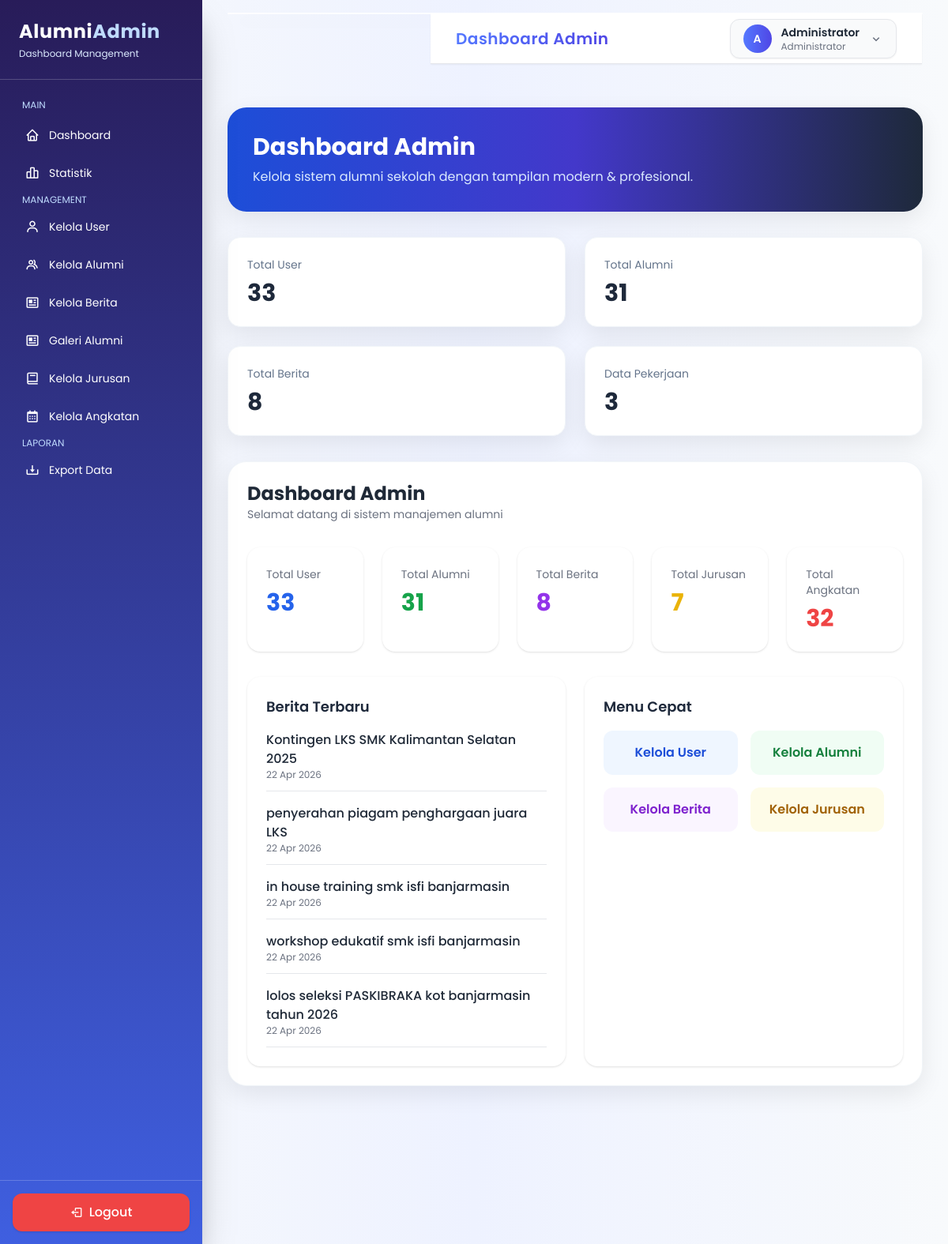
The page /dashboard_admin.php (signed in) on the database its author committed.
### tables this page shows
CREATE TABLE `berita` (
  `id` int NOT NULL,
  `judul` varchar(150) NOT NULL,
  `isi_berita` text NOT NULL,
  `gambar` varchar(255) DEFAULT NULL,
  `tanggal_post` datetime DEFAULT CURRENT_TIMESTAMP,
  `user_id` int NOT NULL
);

### pages/admin/home.php (the view)
<?php
$total_user = mysqli_fetch_row(mysqli_query($conn,
"SELECT COUNT(*) FROM user"))[0];
$total_alumni = mysqli_fetch_row(mysqli_query($conn,
"SELECT COUNT(*) FROM alumni"))[0];
$total_berita = mysqli_fetch_row(mysqli_query($conn,
"SELECT COUNT(*) FROM berita"))[0];
$total_jurusan = mysqli_fetch_row(mysqli_query($conn,
"SELECT COUNT(*) FROM jurusan"))[0];
$total_angkatan = mysqli_fetch_row(mysqli_query($conn,
"SELECT COUNT(*) FROM angkatan"))[0];
$berita = mysqli_query($conn,
"SELECT judul, tanggal_post
 FROM berita
 ORDER BY tanggal_post DESC
 LIMIT 5");
?>
<div class="space-y-8">
<div>
    <h1 class="text-2xl font-bold text-gray-800">
        Dashboard Admin
    </h1>
    <p class="text-gray-500 text-sm">
        Selamat datang di sistem manajemen alumni
    </p>
</div>
<div class="grid grid-cols-1 md:grid-cols-2 lg:grid-cols-5 gap-6">
    <div class="bg-white p-6 rounded-2xl shadow hover:shadow-lg transition">
        <p class="text-gray-500 text-sm">Total User</p>
        <h2 class="text-3xl font-bold text-blue-600 mt-2">
            <?= $total_user ?>
        </h2>
    </div>
    <div class="bg-white p-6 rounded-2xl shadow hover:shadow-lg transition">
        <p class="text-gray-500 text-sm">Total Alumni</p>
        <h2 class="text-3xl font-bold text-green-600 mt-2">
            <?= $total_alumni ?>
        </h2>
    </div>
    <div class="bg-white p-6 rounded-2xl shadow hover:shadow-lg transition">
        <p class="text-gray-500 text-sm">Total Berita</p>
        <h2 class="text-3xl font-bold text-purple-600 mt-2">
            <?= $total_berita ?>
        </h2>
    </div>
    <div class="bg-white p-6 rounded-2xl shadow hover:shadow-lg transition">
        <p class="text-gray-500 text-sm">Total Jurusan</p>
        <h2 class="text-3xl font-bold text-yellow-500 mt-2">
            <?= $total_jurusan ?>
        </h2>
    </div>
    <div class="bg-white p-6 rounded-2xl shadow hover:shadow-lg transition">
        <p class="text-gray-500 text-sm">Total Angkatan</p>
        <h2 class="text-3xl font-bold text-red-500 mt-2">
            <?= $total_angkatan ?>
        </h2>
    </div>
</div>
<div class="grid md:grid-cols-2 gap-6">
    <div class="bg-white p-6 rounded-2xl shadow">
        <h2 class="text-lg font-semibold mb-4">
            Berita Terbaru
        </h2>
        <div class="space-y-4">
        <?php while($row = mysqli_fetch_assoc($berita)): ?>
            <div class="border-b pb-3">
                <p class="font-medium text-gray-800">
                    <?= htmlspecialchars($row['judul']) ?>
                </p>
                <span class="text-xs text-gray-500">
                    <?= date('d M Y', strtotime($row['tanggal_post'])) ?>
                </span>
            </div>
        <?php endwhile; ?>
        </div>
    </div>
    <div class="bg-white p-6 rounded-2xl shadow">
        <h2 class="text-lg font-semibold mb-4">
            Menu Cepat
        </h2>
        <div class="grid grid-cols-2 gap-4">
            <a href="dashboard_admin.php?page=user"
               class="bg-blue-50 hover:bg-blue-100 p-4 rounded-xl text-center transition">
               <p class="font-semibold text-blue-700">Kelola User</p>
            </a>
            <a href="dashboard_admin.php?page=alumni"
               class="bg-green-50 hover:bg-green-100 p-4 rounded-xl text-center transition">
               <p class="font-semibold text-green-700">Kelola Alumni</p>
            </a>
            <a href="dashboard_admin.php?page=berita"
               class="bg-purple-50 hover:bg-purple-100 p-4 rounded-xl text-center transition">
               <p class="font-semibold text-purple-700">Kelola Berita</p>
            </a>
            <a href="dashboard_admin.php?page=jurusan"
               class="bg-yellow-50 hover:bg-yellow-100 p-4 rounded-xl text-center transition">
               <p class="font-semibold text-yellow-700">Kelola Jurusan</p>
            </a>
        </div>
    </div>
</div>
</div>

### dashboard_admin.php (style rules this page uses)
body { background: linear-gradient(to right,#f8fafc,#eef2ff,#f8fafc); }

### rows shown on the page
berita: judul "Kontingen LKS SMK Kalimantan Selatan 2025", tanggal_post "22 Apr 2026"
berita: judul "penyerahan piagam penghargaan juara LKS", tanggal_post "22 Apr 2026"
berita: judul "in house training smk isfi banjarmasin", tanggal_post "22 Apr 2026"
berita: judul "workshop edukatif smk isfi banjarmasin", tanggal_post "22 Apr 2026"
berita: judul "lolos seleksi PASKIBRAKA kot banjarmasin tahun 2026", tanggal_post "22 Apr 2026"

### other values the page prints
substr($_SESSION['fullname'],0,1) "A"
$_SESSION['fullname'] "Administrator"
$total_user "33"
$total_alumni "31"
$total_berita "8"
$total_pekerjaan "3"
$total_jurusan "7"
$total_angkatan "32"
